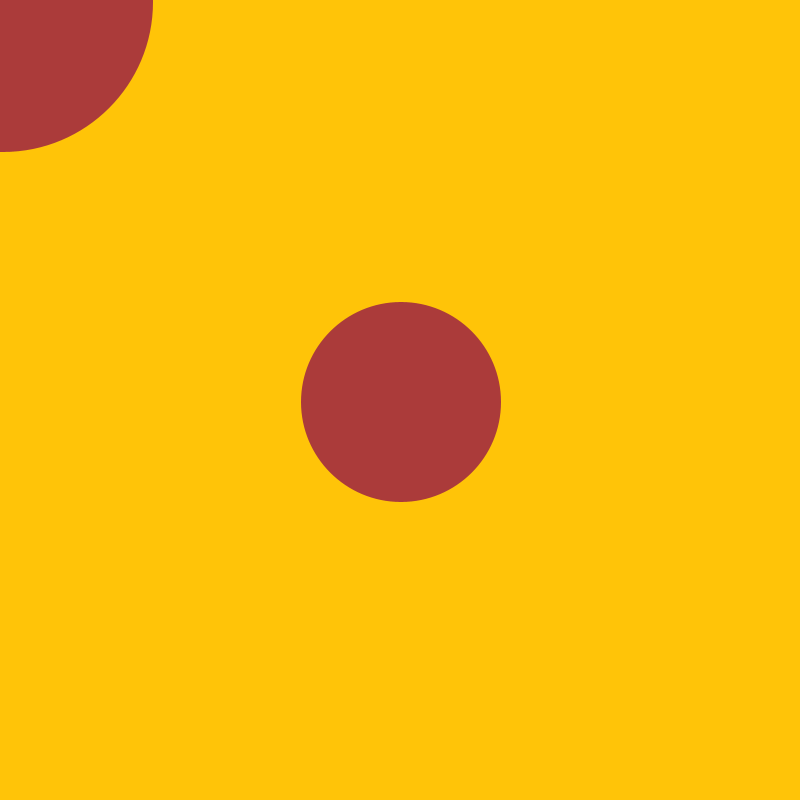
Frame 1 (no input)
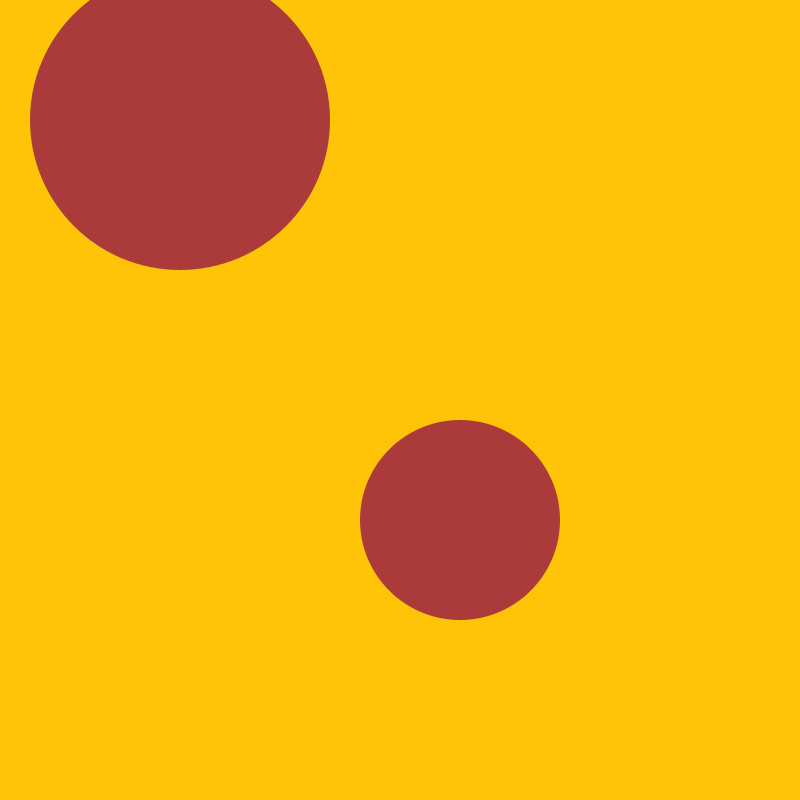
Frame 60 (the mouse pressed at the canvas centre just before this capture)
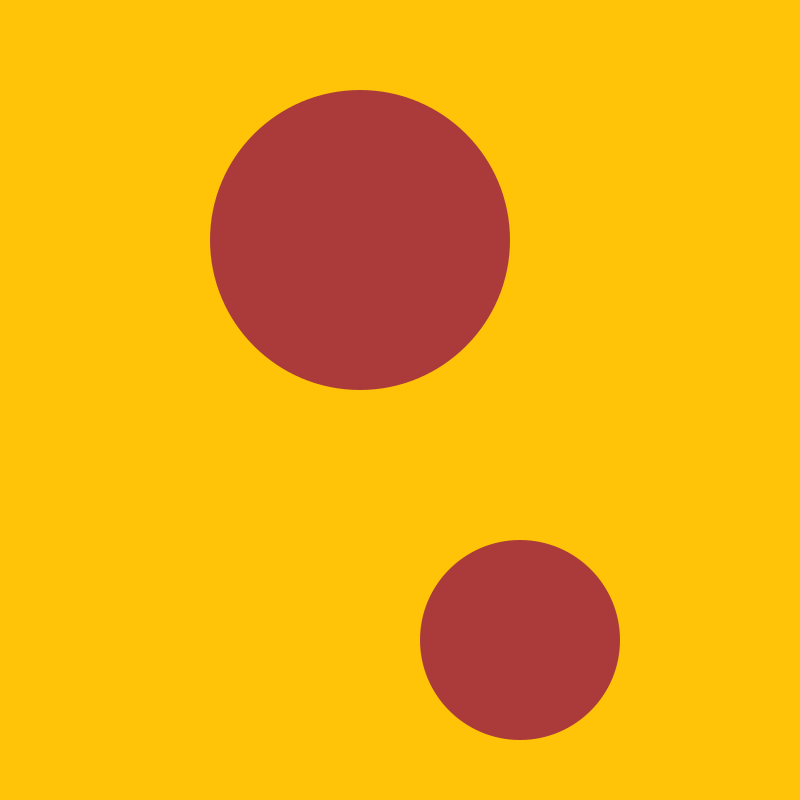
Frame 120 (the mouse held since frame 60 and released just before this capture)

The Processing sketch that drew these frames (run headless with seeded random() and noise(); from frame 60 on, the mouse is pressed at the canvas centre):

// Processing sketch: processing_105040
// ── processing_105040.pde

//assignment#3 Balllllllls

int x;
int y;
int z;
int w;
int xSpeed;
int ySpeed;
int zSpeed;
int wSpeed;


void setup() {
  size(800, 800);
  smooth();
  noStroke();

  //start ball in the top left
  x=0;
  y=0;

  //start ball in the bottom right
  z=400;
  w=400;

  //set initial speed
  xSpeed=3;
  ySpeed=2;
  zSpeed=1;
  wSpeed=2;
}
void draw() {
  background(#FFC408);
  x=x+xSpeed;
  y=y+ySpeed;
  z=z+zSpeed;
  w=w+wSpeed;

  //right

  if (x>=width) {
    xSpeed=-xSpeed;
  }
  if (z>=width) {
    zSpeed=-zSpeed;
  }
  //left
  if (x<=0) {
    xSpeed=-xSpeed;
  }
  if (z<=0) {
    zSpeed=-zSpeed;
  }
  //bottom
  if (y>=height) {
    ySpeed=-ySpeed;
  }
  if (w>=height) {
    wSpeed=-wSpeed;
  }
  //top
  if (y<=0) {
    ySpeed=-ySpeed;
  }

  if (w<=0) {
    wSpeed=-wSpeed;
  }


  if (x<=width/2) {
    fill(#AB3B3A);
  }
  else {
    fill(#D7C4BB);
  }

  ellipse(x, y, 300, 300);
  ellipse(z, w, 200, 200);
}
